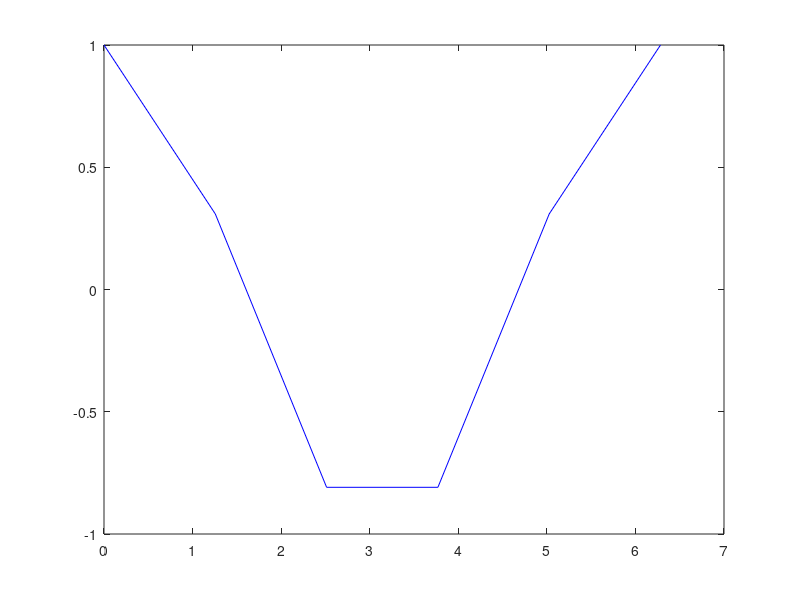
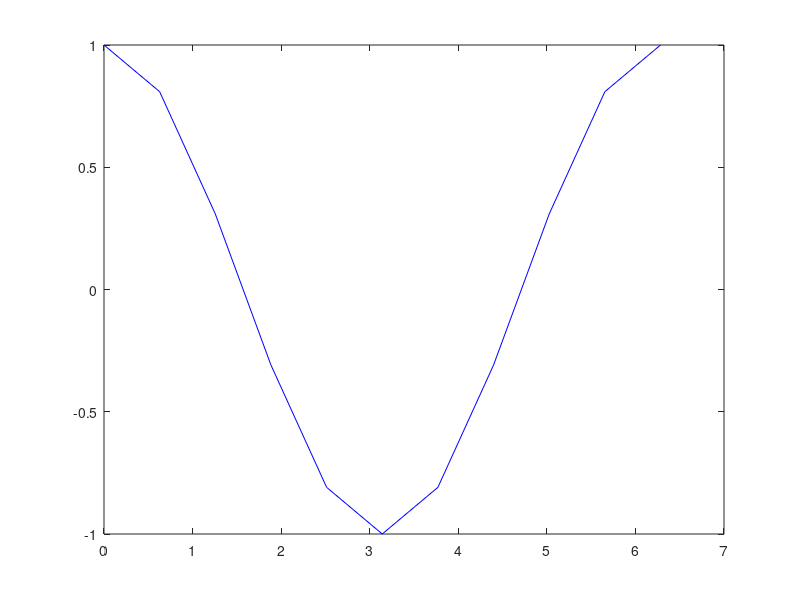
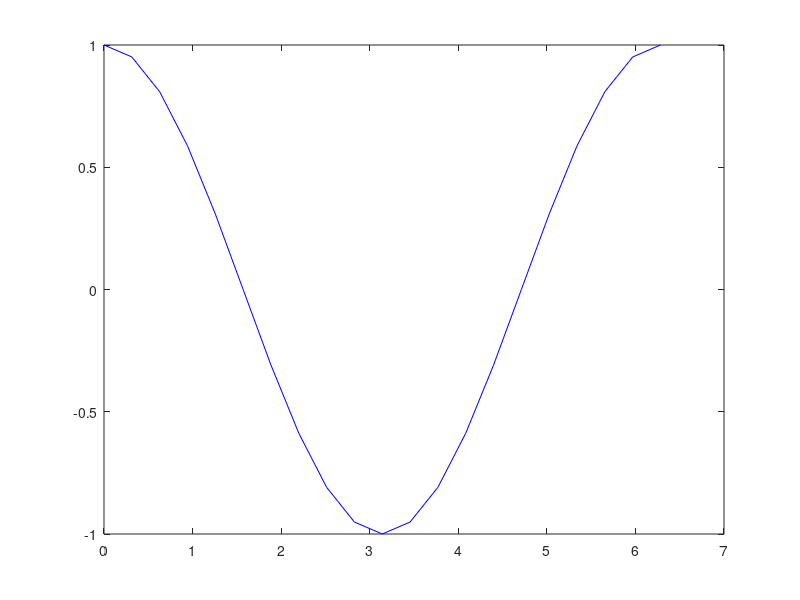

Write MATLAB code to recreate these figures, in order.
function ejercicio2_Derivacion

x0=0; xf=2*pi; % periodo

 f = @(x) cos(x) ; %declaramos la funcion
 df1_exacta = @(x) -sin(x); %derivada primera
 df2_exacta = @(x) -cos(x); %derivada segunda de la funcion

  N_vector = [5,10,20]; % intervalos para discretizar
  dx_vector = (xf-x0) ./ N_vector ;



  for i=1: length(dx_vector)
    dx = dx_vector(i);
    N = N_vector(i);

    x = linspace(x0,xf,N+1); % discretizar la funcion

    df1 = zeros(length(x));
    df2 = zeros(length(x));

    % Derivada primera (central) con orden de error 2
    for j = 2:N %calculamos de esta manera para los valores proximos
      df1(j) = (f(x(j+1)) - f(x(j-1))) / (2*dx);
    end

    % Derivada segunda (central) con orden de error 2
    for j = 2:N
      df2(j) = (f(x(j+1)) - 2*f(x(j)) + f(x(j-1))) / (dx^2);
    end

    % Comparar con las derivadas exactas
    df1_exacta_values = df1_exacta(x);
    df2_exacta_values = df2_exacta(x);

    disp(" ")
     % Gráficas
    figure;
    plot(x,f(x),'b');

  end
  endfunction
